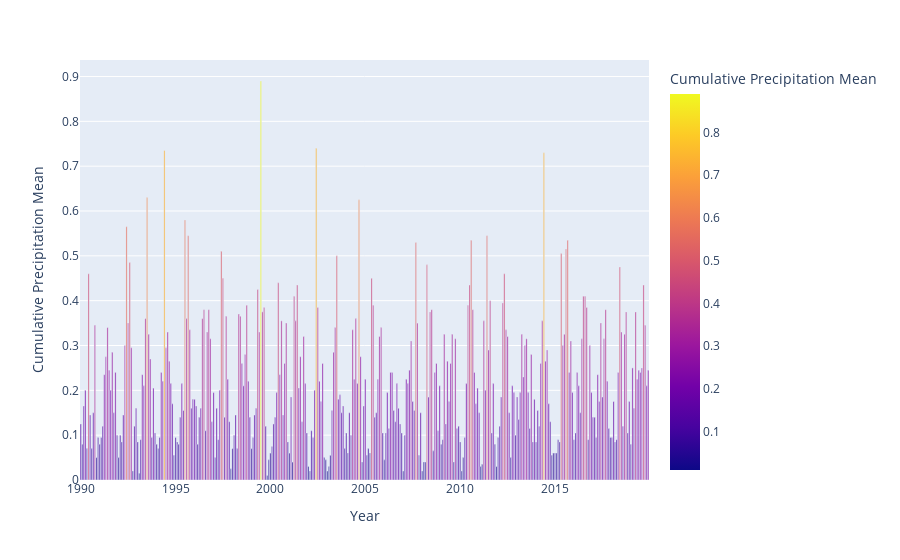

Write notebook code for a chart like this one.
### Code cell
import plotly.express as px

fig = px.bar(precip_avg_df, x='Year',
y='Cumulative Precipitation Mean', color='Cumulative Precipitation Mean')
fig.show()

### Figure 1 — Plotly figure (JSON) as saved in the notebook; plotly's stock layout.template omitted (floating-point values rounded to 4 significant figures; data arrays with more than 128 entries replaced by an {"elided": "..."} marker saying what was removed)
{"data": [{"alignmentgroup": "True", "hovertemplate": "Year=%{x}<br>Cumulative Precipitation Mean=%{marker.color}<extra></extra>", "legendgroup": "", "marker": {"color": {"elided": "360 float values"}, "coloraxis": "coloraxis", "pattern": {"shape": ""}}, "name": "", "offsetgroup": "", "orientation": "v", "showlegend": false, "textposition": "auto", "type": "bar", "x": {"elided": "360 str values"}, "xaxis": "x", "y": {"elided": "360 float values"}, "yaxis": "y"}], "layout": {"barmode": "relative", "coloraxis": {"colorbar": {"title": {"text": "Cumulative Precipitation Mean"}}, "colorscale": [[0, "#0d0887"], [0.1111, "#46039f"], [0.2222, "#7201a8"], [0.3333, "#9c179e"], [0.4444, "#bd3786"], [0.5556, "#d8576b"], [0.6667, "#ed7953"], [0.7778, "#fb9f3a"], [0.8889, "#fdca26"], [1, "#f0f921"]]}, "legend": {"tracegroupgap": 0}, "margin": {"t": 60}, "xaxis": {"anchor": "y", "domain": [0, 1], "title": {"text": "Year"}}, "yaxis": {"anchor": "x", "domain": [0, 1], "title": {"text": "Cumulative Precipitation Mean"}}}}
